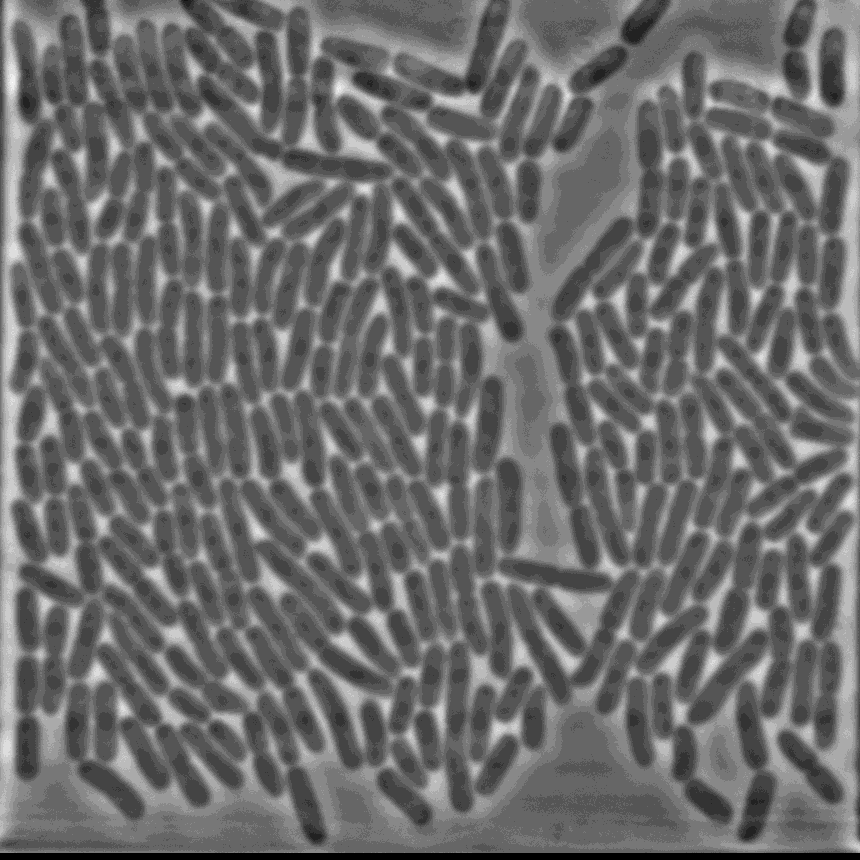
#> input picture data/img/ex_Phase0001.tif, 860 x 860 px, found by its file name
$ python dataset_create.py   (older library calls are emulated)
#> lines starting #> are read from the running program, lines starting #| are printed output that depends on the picture
# -*- coding: utf-8 -*-
"""
Created on Wed Mar 11 16:35:28 2015

@author: Sajith
"""


import scipy as sp
import time
# [5 lines of commented-out code are left out]
import numpy as np
#from matplotlib import pyplot as plt
#import skimage.morphology as skmorph
import cv2
# [15 lines of commented-out code are left out]

WIN_SIZE = 10
WINDOW = 2*WIN_SIZE + 1

#%% training set
orimg = cv2.imread('/home/saj/Documents/deeptraing-master/data/img/ex_Phase0001.tif',cv2.CV_LOAD_IMAGE_UNCHANGED)
#> orimg is the input picture: shape (860, 860) uint16; min 0, max 3847, mean 1757.2
orimg = np.float32(orimg)
orimg = orimg-orimg.min()
orimg = np.uint8(255*(orimg/orimg.max()))

segimage = cv2.imread('/home/saj/Documents/deeptraing-master/data/seg/labeled20141021_ex_Phase0001.tif',cv2.CV_LOAD_IMAGE_UNCHANGED)
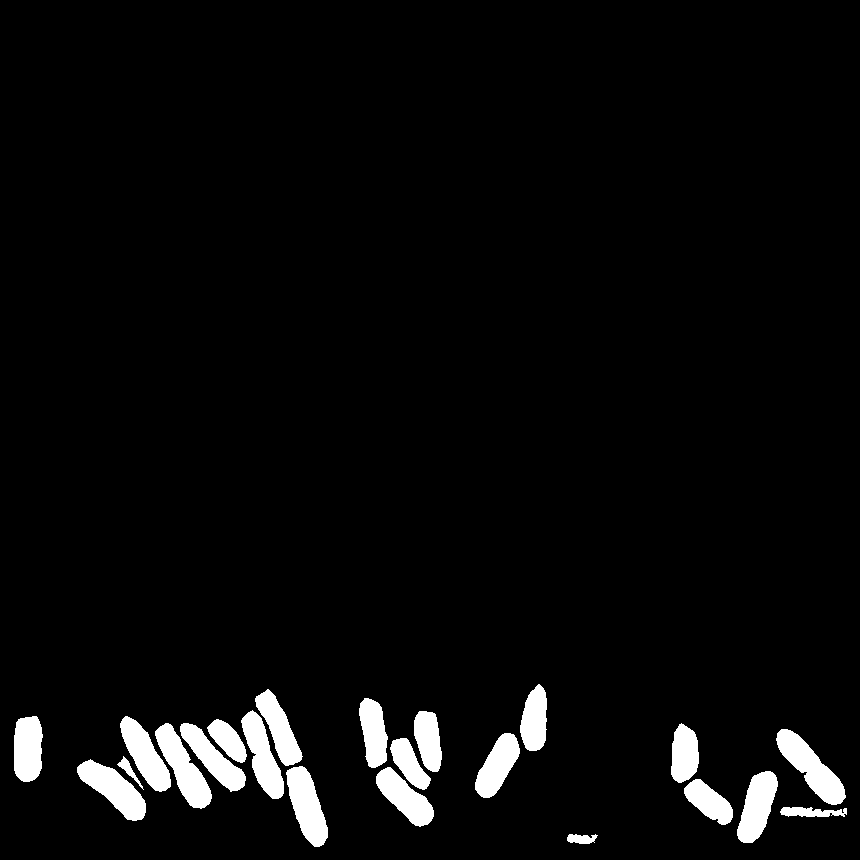
#> input picture data/seg/labeled20141021_ex_Phase0001.tif, 860 x 860 px, found by its file name
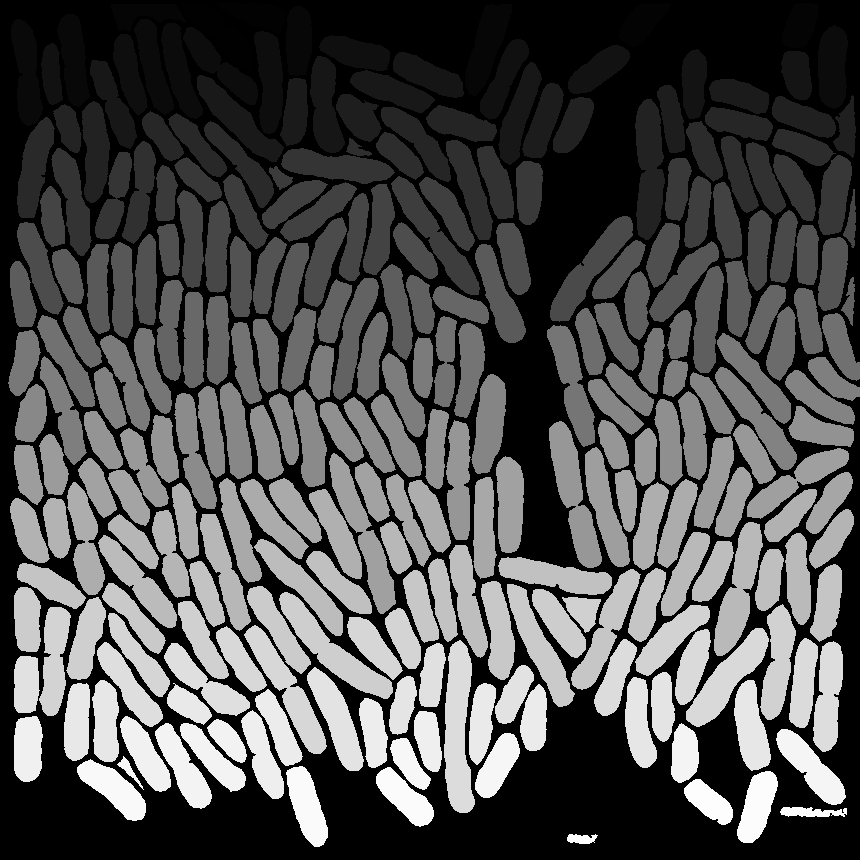
#> segimage: shape (860, 860) uint16; min 0, max 277, mean 87.1; drawn with min black and max white
fgcoord = np.argwhere(segimage>0)
#> fgcoord = 456520 pairs, first value 3 to 846, second value 8 to 859
bgcoord = np.argwhere(segimage==0)
#> bgcoord = 283080 pairs, first value 0 to 859, second value 0 to 859


#%%
fgc = []
for ii in fgcoord:
    if(ii[0]>WINDOW and ii[1]>WINDOW and ii[0]<orimg.shape[0]-WINDOW and ii[1]<orimg.shape[1]-WINDOW):
        fgc.append(ii)
#> this loop made 456520 passes
#> ii on passes 1 to 3: [3, 83], [3, 84], [3, 85]
#> after the loop, fgc = 440655 items

bgc = []
for ii in bgcoord:
    if(ii[0]>WINDOW and ii[1]>WINDOW and ii[0]<orimg.shape[0]-WINDOW and ii[1]<orimg.shape[1]-WINDOW):
        bgc.append(ii)
#> this loop made 283080 passes
#> ii on passes 1 to 3: [0, 0], [0, 1], [0, 2]
#> after the loop, bgc = 226834 items
#countval = 0

# training data

outfolder = '/home/saj/Downloads/caffe-master/examples/ecoli/traindata/'
target = open(outfolder +'training', 'w')
for ii in np.unique(np.int32(np.linspace(0, min(np.shape(fgc)[0], np.shape(bgc)[0])-1, 50000 ))):
    savname = 'fg_' + np.str(fgc[ii][0]) +'_' + np.str(fgc[ii][1]) + '.png'
    savimg = orimg[fgc[ii][0] - WIN_SIZE:fgc[ii][0] + WIN_SIZE, fgc[ii][1] - WIN_SIZE:fgc[ii][1] + WIN_SIZE]
    cv2.imwrite( outfolder + savname, savimg)
    target.write(outfolder + savname)
#    target.write(savname)
    target.write(" ")
    target.write("1")
    target.write("\n")
#    countval = countval + 1

    savname = 'bg_' + np.str(bgc[ii][0]) +'_' + np.str(bgc[ii][1]) + '.png'
    savimg = orimg[(bgc[ii][0] - WIN_SIZE):(bgc[ii][0] + WIN_SIZE), (bgc[ii][1] - WIN_SIZE):(bgc[ii][1] + WIN_SIZE)]
    cv2.imwrite( outfolder + savname, savimg)
    target.write(outfolder + savname)
#    target.write(savname)
    target.write(" ")
    target.write("0")
    target.write("\n")
#> this loop made 50000 passes
#    countval = countval + 1

target.close()
#%% #################### testing set ########################################
orimg = cv2.imread('/home/saj/Documents/deeptraing-master/data/img/ex_Phase0010.tif',cv2.CV_LOAD_IMAGE_UNCHANGED)
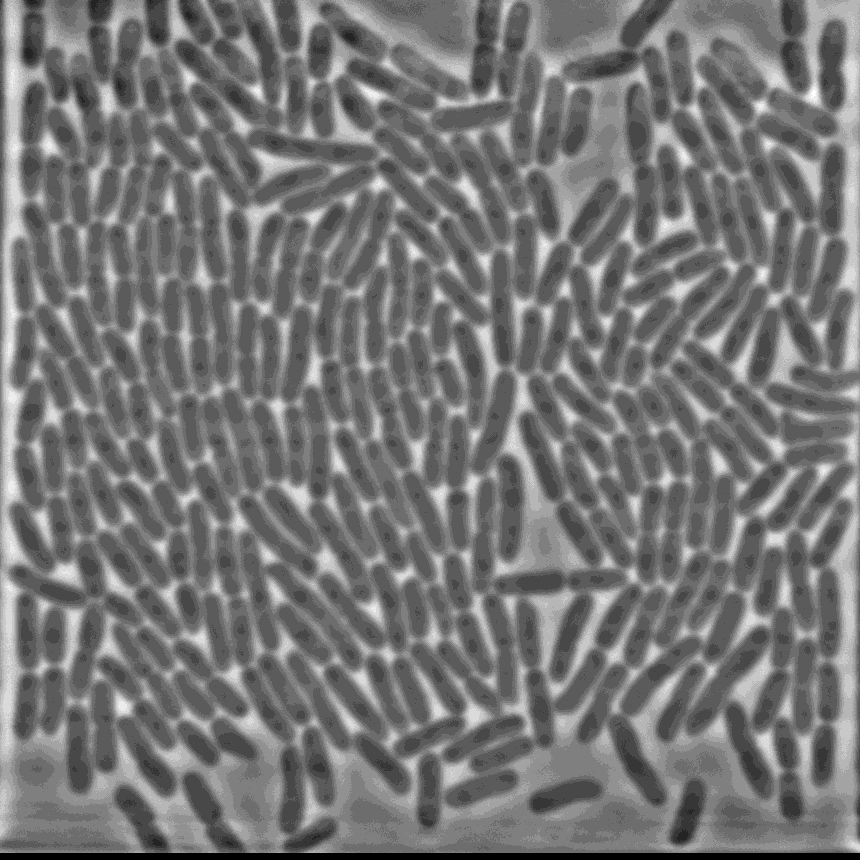
#> input picture data/img/ex_Phase0010.tif, 860 x 860 px, found by its file name
#> orimg is the input picture: shape (860, 860) uint16; min 0, max 3757, mean 1795.4
orimg = np.float32(orimg)
orimg = orimg-orimg.min()
orimg = np.uint8(255*(orimg/orimg.max()))

segimage = cv2.imread('/home/saj/Documents/deeptraing-master/data/seg/labeled20141021_ex_Phase0010.tif',cv2.CV_LOAD_IMAGE_UNCHANGED)
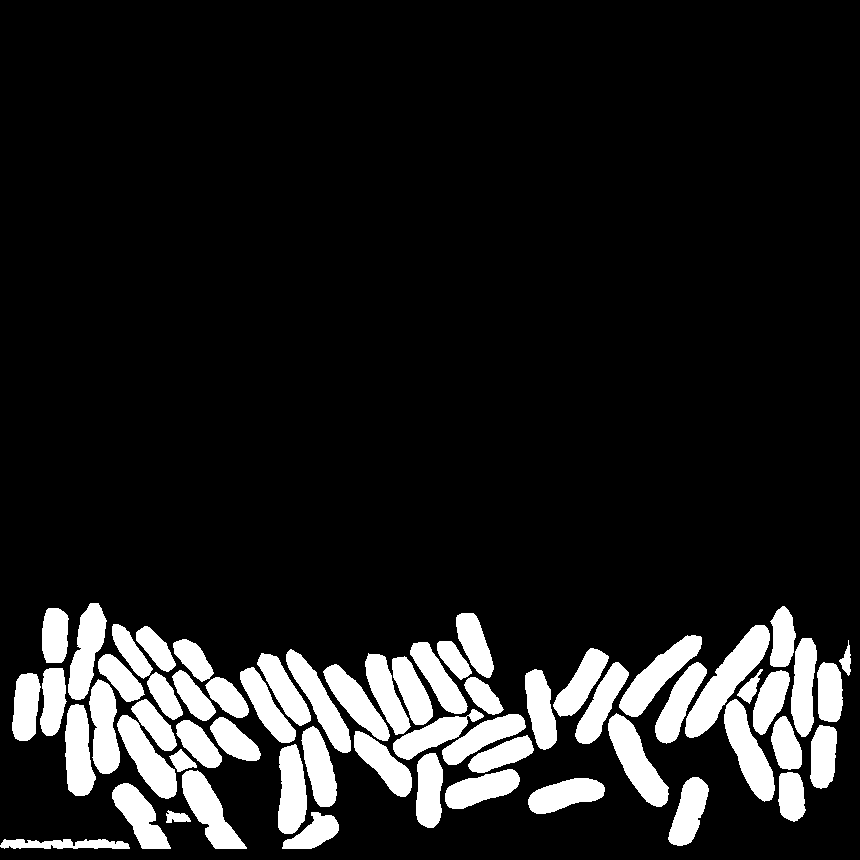
#> input picture data/seg/labeled20141021_ex_Phase0010.tif, 860 x 860 px, found by its file name
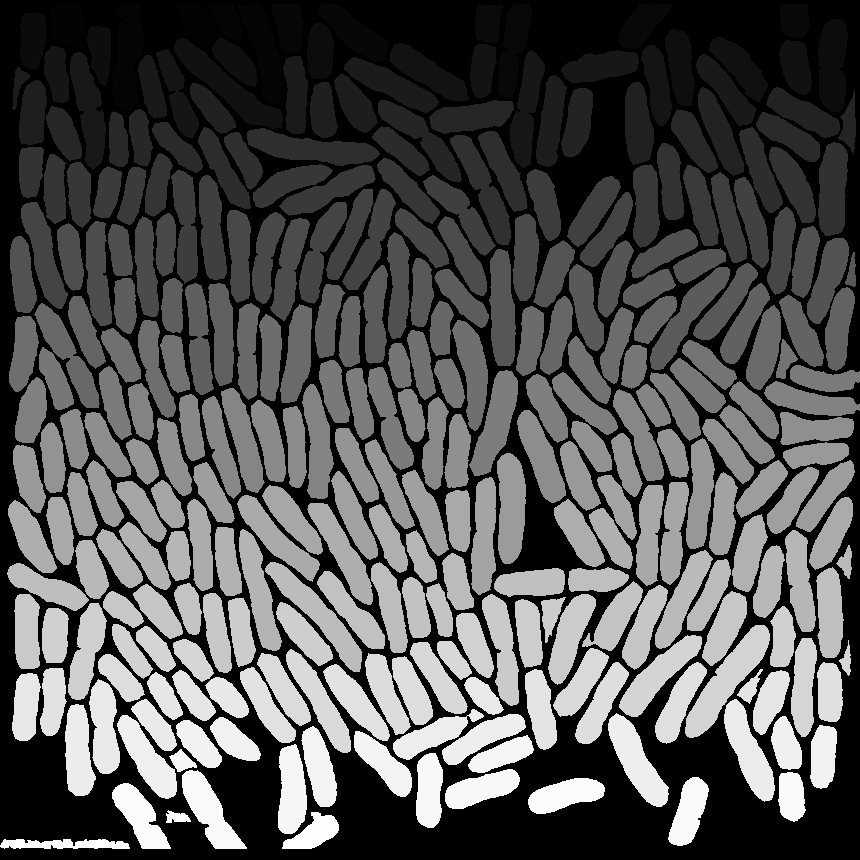
#> segimage: shape (860, 860) uint16; min 0, max 315, mean 102.6; drawn with min black and max white
#orimg = cv2.resize(orimg,(430,430))
#segimage = cv2.resize(segimage, (430,430))

fgcoord = np.argwhere(segimage>0)
#> fgcoord = 481371 pairs, first value 3 to 848, second value 0 to 859
bgcoord = np.argwhere(segimage==0)
#> bgcoord = 258229 pairs, first value 0 to 859, second value 0 to 859

fgc = []
for ii in fgcoord:
    if(ii[0]>WINDOW and ii[1]>WINDOW and ii[0]<orimg.shape[0]-WINDOW and ii[1]<orimg.shape[1]-WINDOW):
        fgc.append(ii)
#> this loop made 481371 passes
#> ii on passes 1 to 3: [3, 89], [3, 90], [3, 91]
#> after the loop, fgc = 462692 items

bgc = []
for ii in bgcoord:
    if(ii[0]>WINDOW and ii[1]>WINDOW and ii[0]<orimg.shape[0]-WINDOW and ii[1]<orimg.shape[1]-WINDOW):
        bgc.append(ii)
#> this loop made 258229 passes
#> after the loop, bgc = 204797 items


# testing data

outfolder = '/home/saj/Downloads/caffe-master/examples/ecoli/testdata/'
target = open(outfolder +'testing', 'w')

for ii in np.unique(np.int32(np.linspace(0, min(np.shape(fgc)[0], np.shape(bgc)[0])-1, 10000 ))):
    savname = 'fg_' + np.str(fgc[ii][0]) +'_' + np.str(fgc[ii][1]) + '.png'
    savimg = orimg[fgc[ii][0] - WIN_SIZE:fgc[ii][0] + WIN_SIZE, fgc[ii][1] - WIN_SIZE:fgc[ii][1] + WIN_SIZE]
    cv2.imwrite( outfolder + savname, savimg)
#    target.write(savname)
    target.write(outfolder + savname)
    target.write(" ")
    target.write("1")
    target.write("\n")
#    countval = countval + 1

    savname = 'bg_' + np.str(bgc[ii][0]) +'_' + np.str(bgc[ii][1]) + '.png'
    savimg = orimg[(bgc[ii][0] - WIN_SIZE):(bgc[ii][0] + WIN_SIZE), (bgc[ii][1] - WIN_SIZE):(bgc[ii][1] + WIN_SIZE)]
    cv2.imwrite( outfolder + savname, savimg)
#    target.write(savname)
    target.write(outfolder + savname)
    target.write(" ")
    target.write("0")
    target.write("\n")
#> this loop made 10000 passes
#> pass 1, `savimg = orimg[(bgc[ii][0] - WIN_SIZE):(bgc[ii][0] + WIN_SIZE), (bgc[i..`:
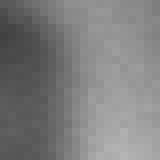
#> savimg: shape (20, 20) (shown 8 times larger); min 65, max 181, mean 126
#> pass 2, `savimg = orimg[(bgc[ii][0] - WIN_SIZE):(bgc[ii][0] + WIN_SIZE), (bgc[i..`:
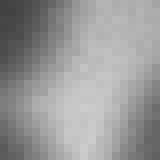
#> savimg: shape (20, 20) (shown 8 times larger); min 66, max 203, mean 152.9
#    countval = countval + 1

target.close()
